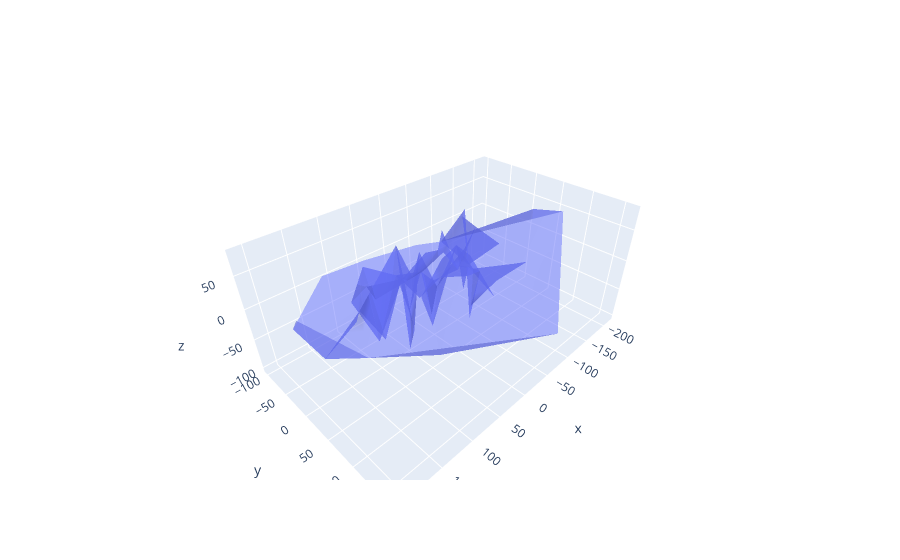

Source (notebook cell):
### Code cell
fig = go.Figure(data=go.Mesh3d(
    x = x,
    y = y,
    z = z,
    opacity=0.5
))

fig.show()
